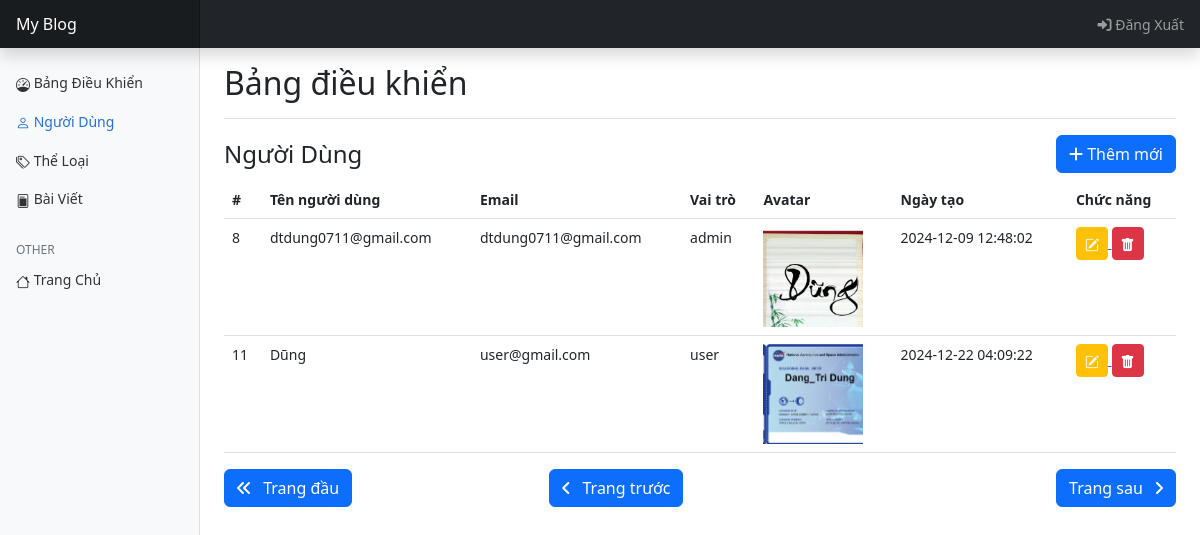
/public/admin/users (signed in), run on the app's committed database.
### tables this page shows
CREATE TABLE `users` (
  `id` int(11) NOT NULL,
  `username` varchar(50) NOT NULL,
  `email` varchar(100) NOT NULL,
  `password` varchar(255) NOT NULL,
  `phone` varchar(20) NOT NULL,
  `image` varchar(1024) DEFAULT NULL,
  `date` datetime DEFAULT current_timestamp(),
  `role` varchar(10) NOT NULL
);

### app/core/function.php (called while the page is built, shortened)
<?php
function query( string $query, array $data = [] )
{
    $string = "mysql:hostname=".DBHOST.";dbname=".DBNAME;
    $con = new PDO($string, DBUSER, DBPASS);
    $stmt = $con->prepare($query);
    $stmt->execute($data);
    $result = $stmt->fetchAll(PDO::FETCH_ASSOC);
    if(is_array($result) && !empty($result)) {
        return $result;
    }
    return false;
}
function esc($str)  {
    return htmlspecialchars($str ?? '');
}
function get_image($file)
{
	$file = isset($file) ? $file : '';
	if(file_exists($file))
	{
		return ROOT.'/'.$file;
	}
	return ROOT.'/assets/images/no_image.jpg';
}
function get_pagination_vars()
{
	$page_number = $_GET['page'] ?? 1;
	$page_number = empty($page_number) ? 1 : (int)$page_number;
	$page_number = $page_number < 1 ? 1 : $page_number;
	$current_link = $_GET['url'] ?? 'home';
	$current_link = ROOT . "/" . $current_link;
	$query_string = "";
	if(!strstr($query_string, "page="))
	{
		$query_string .= "&page=".$page_number;
	}
	$query_string = trim($query_string,"&");
	$current_link .= "?".$query_string;
	$current_link = preg_replace("/page=.*/", "page=".$page_number, $current_link);
	$next_link = preg_replace("/page=.*/", "page=".($page_number+1), $current_link);
	$first_link = preg_replace("/page=.*/", "page=1", $current_link);
	$prev_page_number = $page_number < 2 ? 1 : $page_number - 1;
	$prev_link = preg_replace("/page=.*/", "page=".$prev_page_number, $current_link);
	$result = [
		'current_link'	=>$current_link,
		'next_link'		=>$next_link,
		'prev_link'		=>$prev_link,
		'first_link'	=>$first_link,
		'page_number'	=>$page_number,
	];
	return $result;
}

### app/pages/admin/users.php (the view, shortened to what this page needs)
<?php
if ($action == "add"): ?>
<div class="col-md-6 mx-auto">
<form method="post" enctype="multipart/form-data">
    <h1 class="h3 mb-3 fw-normal">Tạo Tài Khoản</h1>
    <?php if( !empty( $erros) ): ?>
      <div class="alert alert-danger ">
            vui lòng sửa các lỗi bên dưới!
      </div>
      <?php endif; ?>
      <div class="my-2">
	    	<label class="d-block">
	    		<img class="mx-auto d-block image-preview-edit" src="<?=get_image('')?>" style="cursor: pointer;width: 150px;height: 150px;object-fit: cover;">
	    		<input onchange="display_image_edit(this.files[0])" type="file" name="image" class="d-none">
	    	</label>
	    	<?php if(!empty($errors['image'])):?>
		      <div class="text-danger"><?=$errors['image']?></div>
		    <?php endif;?>
	    	<script>
	    		function display_image_edit(file)
	    		{
	    			document.querySelector(".image-preview-edit").src = URL.createObjectURL(file);
	    		}
	    	</script>
	    </div>
    <div class="form-floating">
      <input value="<?=old_value('username')?>" type="text" name="username" class="form-control mb-2" id="floatingInput" placeholder="tên">
      <label for="floatingInput">Tên tài khoản</label>
    </div>
    <?php if( !empty( $erros['username'])): ?>
    <div class="text-danger"> <?=$erros['username'] ?></div>
    <?php endif; ?>
    <div class="form-floating">
      <input value="<?=old_value('email')?>" type="email" name="email" class="form-control mb-2" id="floatingInput" placeholder="tên@gmail.com">
      <label for="floatingInput">Email</label>
    </div>
    <?php if( !empty( $erros['email'])): ?>
    <div class="text-danger"> <?=$erros['email'] ?></div>
    <?php endif; ?>
    <div class="form-floating">
      <select name="role" class="form-select my-3">
        <option value="user">User</option>
        <option value="admin">Admin</option>
      </select>
      <label for="floatingInput">Vai trò</label>
    </div>
    <?php if( !empty( $erros['role'])): ?>
    <div class="text-danger"> <?=$erros['role'] ?></div>
    <?php endif; ?>
    <div class="form-floating">
      <input value="<?=old_value('password')?>" type="password" name="password" class="form-control" id="floatingPassword" placeholder="mật khẩu">
      <label for="floatingPassword">Mật khẩu</label>
    </div>
    <?php if( !empty( $erros['password'])): ?>
    <div class="text-danger"> <?=$erros['password'] ?></div>
    <?php endif; ?>
    <div class="form-floating">
      <input value="<?=old_value('rePassword')?>" type="password" name="rePassword" class="form-control" id="floatingPassword" placeholder="nhập lại mật khẩu">
      <label for="floatingPassword">Nhập lại mật khẩu</label>
    </div>
    <a href="<?=ROOT?>/admin/users">
          <button class=" mt-4 w-100 btn btn-lg btn-primary" type="button">Quay lại</button>
    </a>
    <button class=" mt-4 w-100 btn btn-lg btn-primary" type="submit">Đăng Kí</button>
  </form>
</div>
<?php else: ?>
  <h4 class="d-flex justify-content-between align-items-center">
    <span>Người Dùng</span>
    <a href="<?=ROOT?>/admin/users/add">
        <button class="btn btn-primary">
            <i class="fa fa-plus" aria-hidden="true"></i> Thêm mới
        </button>
    </a>
</h4>
<div class="table-responsive">
    <table class="table">
        <tr>
            <th>#</th>
            <th>Tên người dùng</th>
            <th>Email</th>
            <th>Vai trò</th>
            <th>Avatar</th>
            <th>Ngày tạo</th>
            <th>Chức năng</th>
        </tr>
        <?php
              $limit = 10;
              $offset = ($PAGE['page_number']-1) * $limit;
              $query = "SELECT * FROM users ORDER BY id ASC LIMIT $limit OFFSET $offset";
              $rows = query($query);
        ?>
        <?php if (!empty($rows)): ?>
            <?php foreach ($rows as $row): ?>
                <tr>
                    <td><?= $row['id'] ?></td>
                    <td><?= esc($row['username']) ?></td>
                    <td><?= $row['email'] ?></td>
                    <td><?= $row['role'] ?></td>
                    <td>
					              <img src="<?=get_image($row['image'])?>" style="width: 100px;height: 100px;object-fit: cover;">
				            </td>
                    <td><?= $row['date'] ?></td>
                    <td>
                    <a href="<?= ROOT ?>/admin/users/edit/<?= $row['id'] ?>">
                        <button class="btn btn-warning text-white btn-sm">
                            <i class="bi bi-pencil-square"></i>
                        </button>
                    </a>
                    <a href="<?= ROOT ?>/admin/users/delete/<?= $row['id'] ?>">
                        <button class="btn btn-danger btn-sm">
                             <i class="bi bi-trash-fill"></i>
                         </button>
                    </a>
                    </td>
                </tr>
            <?php endforeach; ?>
        <?php endif; ?>
    </table>
    <div class="row">
    <div class="col-md-4 mb-4">
      <a href="<?=$PAGE['first_link']?>">
      <button class="btn btn-primary"><i class="fas fa-angle-double-left me-2"></i> Trang đầu</button>
      </a>
    </div>
    <div class="col-md-4 mb-4">
      <a href="<?=$PAGE['prev_link']?>">
      <button class="btn btn-primary"><i class="fas fa-angle-left me-2"></i> Trang trước</button>
      </a>
    </div>
    <div class="col-md-4 mb-4">
      <a href="<?=$PAGE['next_link']?>">
      <button class="btn btn-primary float-end">Trang sau <i class="fas fa-angle-right ms-2"></i></button>
      </a>
    </div>
  </div>
</div>
<?php endif; ?>

### public/assets/css/dashboard.css (style rules this page uses)
body { font-size: .875rem; }

### app/pages/admin.php (style rules this page uses)
.bi { vertical-align: -.125em; fill: currentColor; }

### data on the page
users: id "8", username "dtdung0711@gmail.com", email "dtdung0711@gmail.com", role "admin", image (picture), date "2024-12-09 12:48:02"
users: id "11", username "Dũng", email "user@gmail.com", role "user", image (picture), date "2024-12-22 04:09:22"
